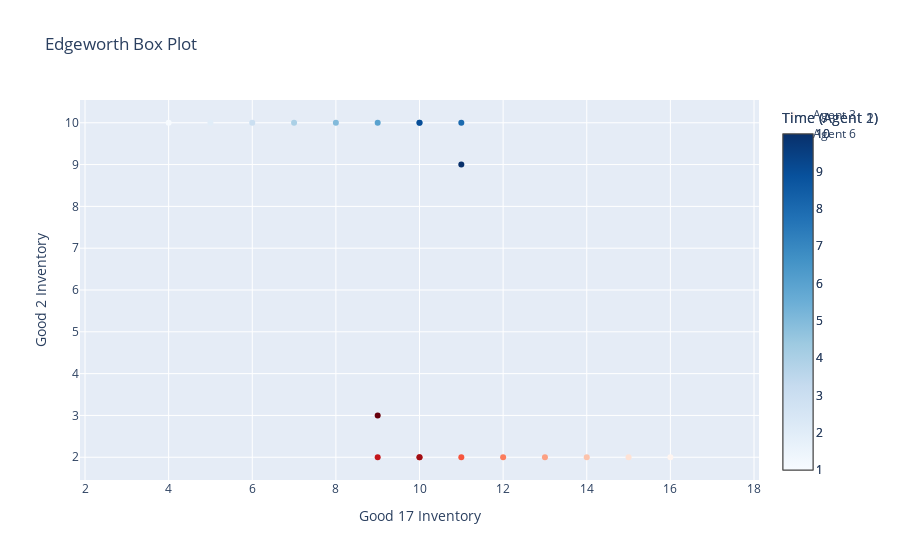

Notebook source saved alongside this figure:
### Code cell
market = Market()
market.generate_agents(10, 20, 20, False)
market.shuffled_goods_index
market.clear_transactions()
market.execute_exchange(2, strategic_error = 0.1, plot_type="edgeworth")
# higher strategic_error is, the less trades in the first trading day

### Figure 1 — Plotly figure (JSON) as saved in the notebook; plotly's stock layout.template omitted (floating-point values rounded to 4 significant figures)
{"data": [{"marker": {"color": [1, 2, 3, 4, 5, 6, 7, 8, 9, 10], "colorbar": {"title": {"text": "Time (Agent 1)"}}, "colorscale": [[0, "rgb(255,245,240)"], [0.125, "rgb(254,224,210)"], [0.25, "rgb(252,187,161)"], [0.375, "rgb(252,146,114)"], [0.5, "rgb(251,106,74)"], [0.625, "rgb(239,59,44)"], [0.75, "rgb(203,24,29)"], [0.875, "rgb(165,15,21)"], [1, "rgb(103,0,13)"]], "showscale": true}, "mode": "markers", "name": "Agent 3", "type": "scatter", "x": [16, 15, 14, 13, 12, 11, 10, 9, 10, 9], "y": [2, 2, 2, 2, 2, 2, 2, 2, 2, 3]}, {"marker": {"color": [1, 2, 3, 4, 5, 6, 7, 8, 9, 10], "colorbar": {"title": {"text": "Time (Agent 2)"}}, "colorscale": [[0, "rgb(247,251,255)"], [0.125, "rgb(222,235,247)"], [0.25, "rgb(198,219,239)"], [0.375, "rgb(158,202,225)"], [0.5, "rgb(107,174,214)"], [0.625, "rgb(66,146,198)"], [0.75, "rgb(33,113,181)"], [0.875, "rgb(8,81,156)"], [1, "rgb(8,48,107)"]], "showscale": true}, "mode": "markers", "name": "Agent 6", "type": "scatter", "x": [4, 5, 6, 7, 8, 9, 10, 11, 10, 11], "y": [10, 10, 10, 10, 10, 10, 10, 10, 10, 9]}], "layout": {"hovermode": "closest", "title": {"text": "Edgeworth Box Plot"}, "xaxis": {"title": {"text": "Good 17 Inventory"}}, "yaxis": {"scaleanchor": "x", "scaleratio": 1, "title": {"text": "Good 2 Inventory"}}}}
